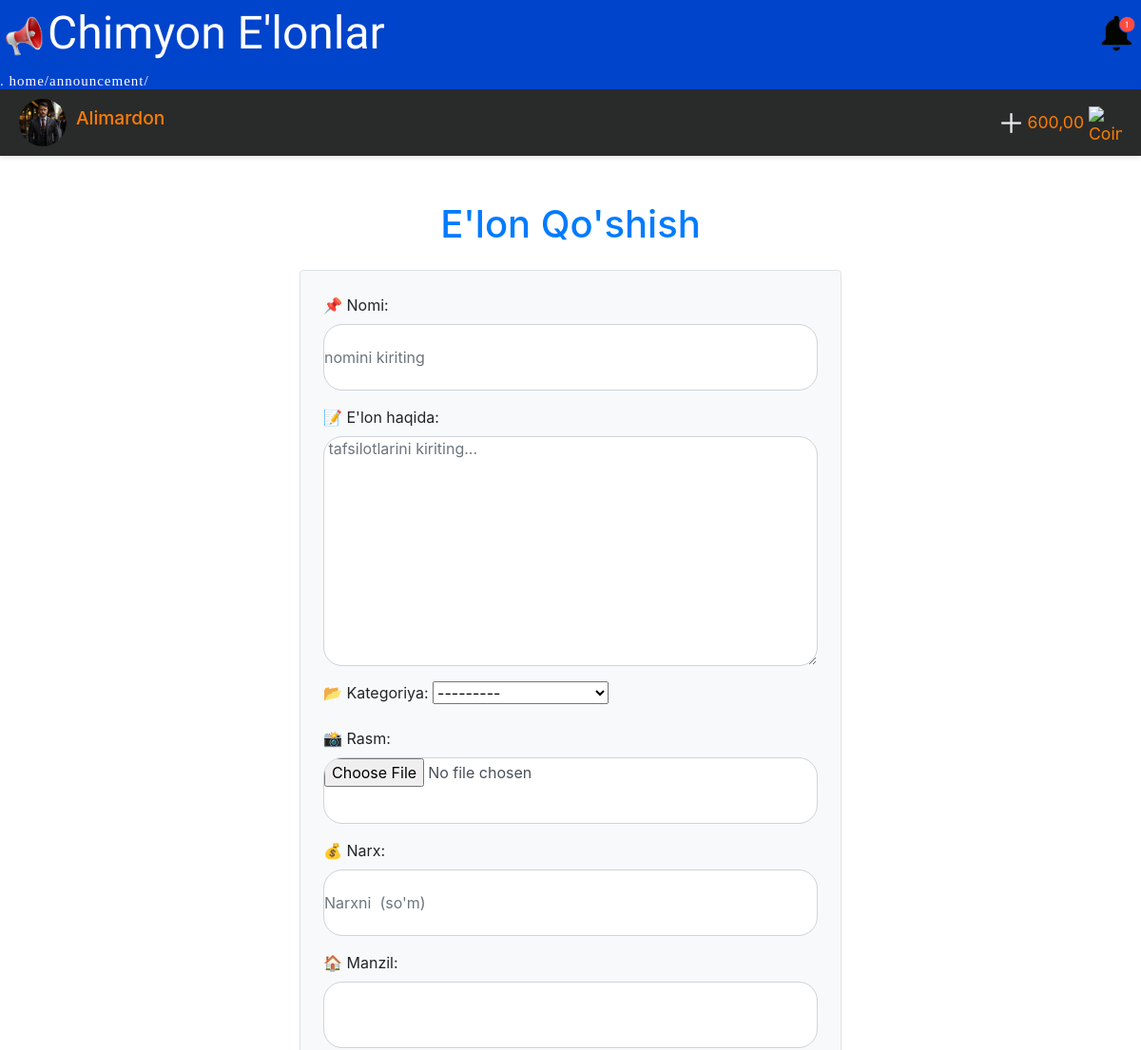
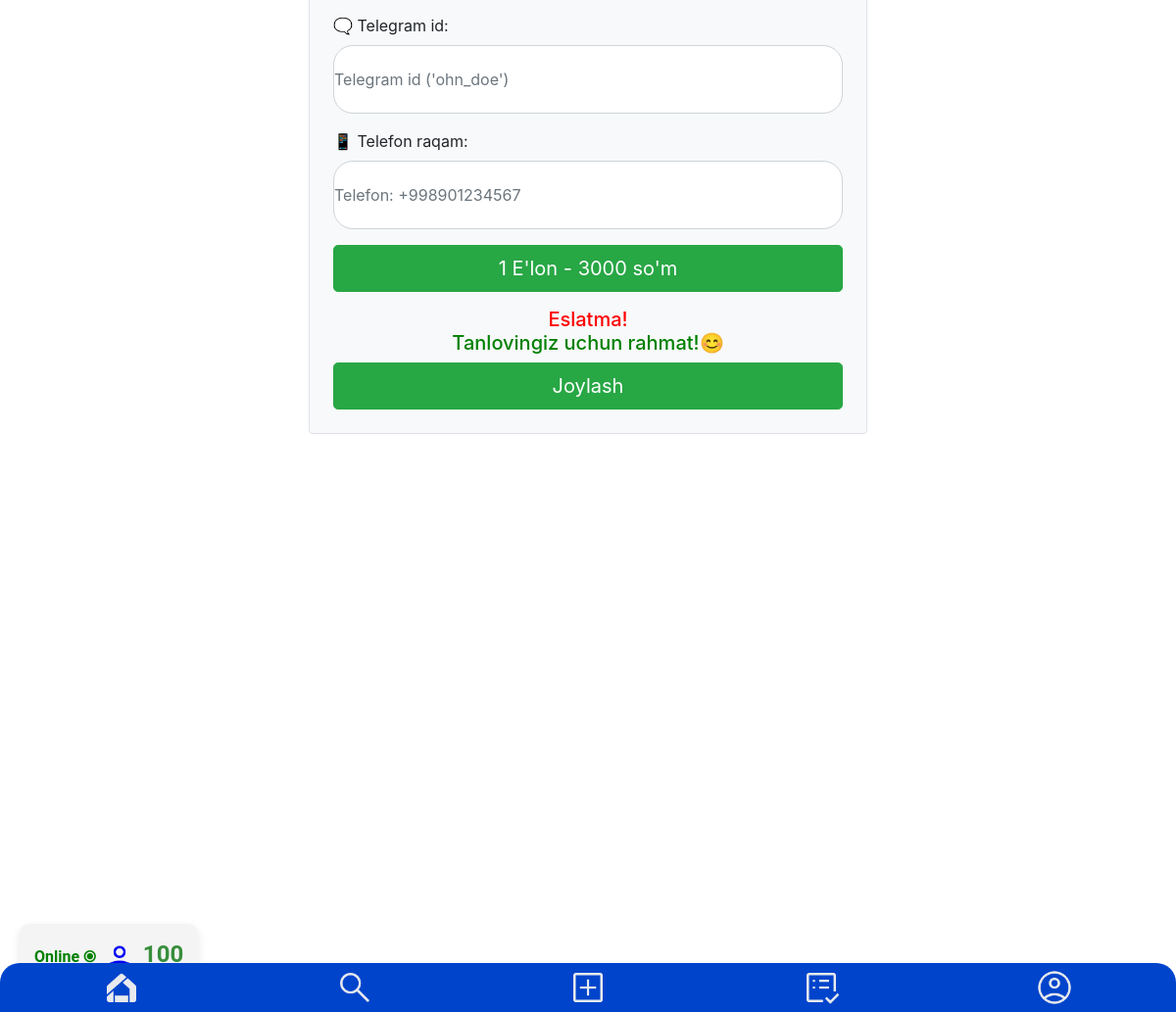
The app's page /announcement/ (signed in) with its own data (2 pictures, top to bottom).
### home/models.py (models this page shows, shortened)
class Profile(models.Model):
    user = models.OneToOneField(User, on_delete=models.CASCADE, related_name="profile")
    balance = models.DecimalField(decimal_places=2, max_digits=15, default=0, blank=True, null=True)
    address = models.CharField(blank=True, null=True, max_length=100)
    bio = models.TextField(blank=True, null=True)
    photo = models.ImageField(blank=True, null=True, upload_to='user_avatar')
    phone = models.CharField(max_length=13, null=True, blank=True)
    telegram_id = models.CharField(max_length=50, null=True, blank=True)
    first_bonus = models.BooleanField(default=False)

### home/views.py (the view)
# urls.py: path('announcement/', create_announcement, name='create_announcement'),
@login_required(login_url='login')
def create_announcement(request):
    if request.method == 'POST':
        form = AnnouncementForm(request.POST, request.FILES)
        if form.is_valid():
            announcement = form.save(commit=False)
            announcement.author = request.user
            announcement.save()
            messages.success(request, "Announcement created successfully!")  # Optional success message
            return redirect('announcement_list')
    else:
        form = AnnouncementForm()
    user = request.user
    profile, created = Profile.objects.get_or_create(user=user)
    context = {
    'user': user,
    'profile': profile,
    'form': form}
    return render(request, 'announcements/create_announcement.html', context)

### home/models.py (called while the page is built)
    def __str__(self):
        return self.name

### templates/announcements/create_announcement.html (shortened to what this page needs)
{% extends 'base.html' %}
{% load static %}
{% block content %}
<div class="sticky-bar">
    <div class="profile-info">
        {% if profile.photo %}
        <img src="{{ profile.photo.url }}" alt="{{ user.username }}" class="profile-photo">
        <h2 class="profile-name">{{ user.first_name }}</h2>
        {% else %}
        <img src="{% static 'profile/user.png' %}" alt="Default Profile" class="profile-photo">
        {% endif %}
    </div>
    <div class="balance-info">
        <img src="{% static 'navigations/plus.png' %}" alt="Plus" class="coin-icon">
        <span class="balance">{{ profile.balance }}</span>
        <img src="{% static 'profile/coin.png' %}" alt="Coin" class="coin-icon">
    </div>
</div>
<div class="container mt-5">
    <h1 class="text-center mb-4">E'lon Qo'shish</h1>
    <form method="POST" class="bg-light p-4 border rounded" enctype="multipart/form-data">
        <div class="form-group">
            {{ form.as_p }}
            <a class="btn btn-primary btn-lg btn-block" href="{% url 'payment' %}">1 E'lon - 3000 so'm </a>
        </div>
        <h5 style=" text-align: center; "><span style="color: red;">Eslatma!</span><br>
            <span style="color: green;">Tanlovingiz uchun rahmat!😊</span>
        </h5>
        <button type="submit" class="btn btn-primary btn-lg btn-block">Joylash</button>
    </form>
</div>
<br>
<br>
<br>
<br>
<br>
<br>
<br>
<br>
<br>
<br><br>
<br>
<br>
<br>
<br>
<br>
<br>
<br>
<br>
<br>
{% endblock %}

### templates/components/header.html (style rules this page uses)
.form-control { border-radius: 20px; padding-left: 10px; height: 70px; padding: 0; margin: 0; }

### templates/announcements/create_announcement.html (style rules this page uses)
.sticky-bar { position: sticky; top: 0; background-color: rgb(41, 43, 42); box-shadow: 0 2px 5px rgba(0, 0, 0, 0.1); display: flex; justify-content: space-between; align-items: center; padding: 10px 20px; z-index: 1000; }
.profile-info { display: flex; align-items: center; }
.profile-photo { width: 50px; height: 50px; border-radius: 50%; margin-right: 10px; object-fit: cover; }
.profile-name { font-size: 1.2em; color: rgb(255, 125, 3); }
.balance-info { display: flex; align-items: center; font-size: 1.1em; color: rgb(255, 125, 3); }
.balance { margin-right: 5px; }
.coin-icon { width: 35px; height: 35px; }
.container { max-width: 600px; margin: auto; }
h1 { color: #007bff; }
.btn-primary { background-color: #28a745; border-color: #28a745; }

### records on screen
Profile: photo (picture), balance "600,00"

### other values on screen
{{ request.path }} "/announcement/"
{{ user.first_name }} "Alimardon"
